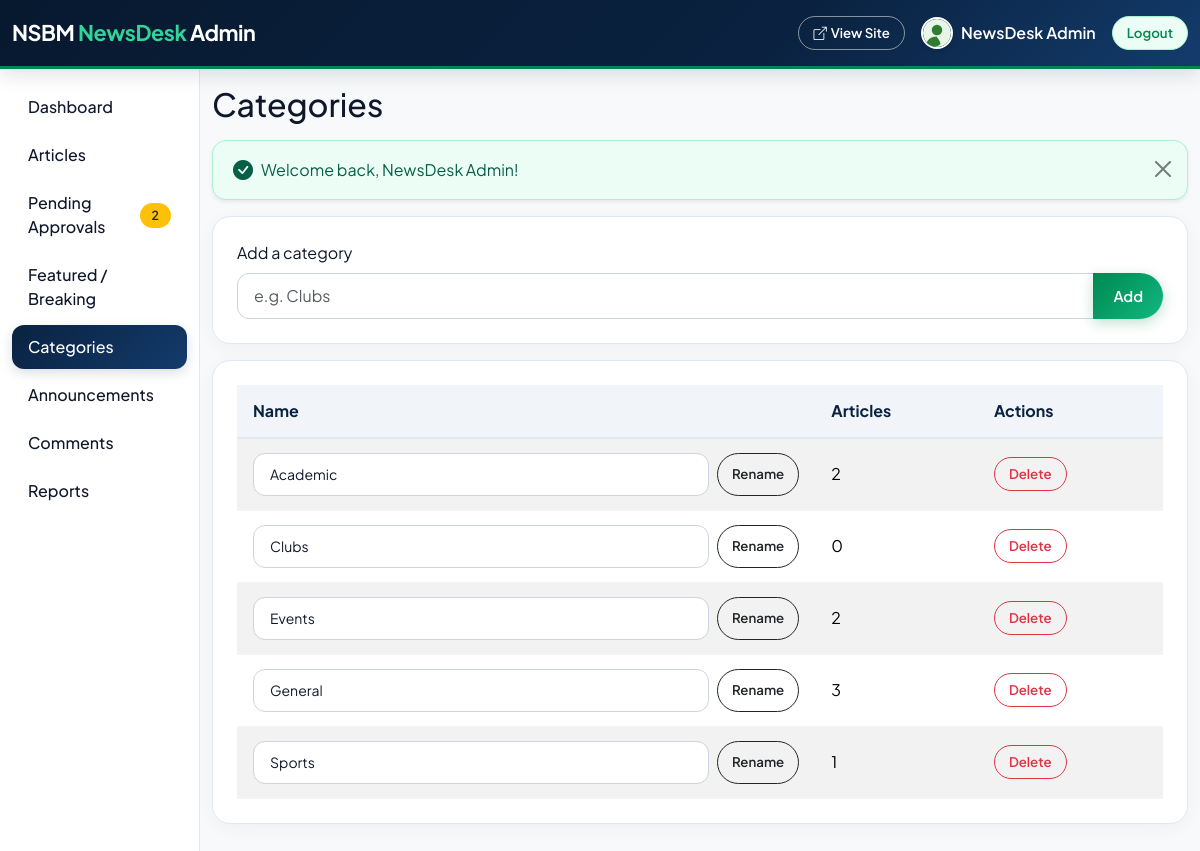
Screenshot of /admin/categories.php (signed in) with the database file from the repository.
### tables this page shows
CREATE TABLE categories (
  id   INT UNSIGNED AUTO_INCREMENT PRIMARY KEY,
  name VARCHAR(60) NOT NULL UNIQUE
);

### includes/auth.php (called while the page is built, shortened)
<?php
function e($text) {
    return htmlspecialchars((string)$text, ENT_QUOTES, 'UTF-8');
}

### admin/categories.php (the view, shortened to what this page needs)
<?php
require_once __DIR__ . '/../includes/auth.php';
require_once __DIR__ . '/../includes/admin_header.php';
require_once __DIR__ . '/../includes/admin_navbar.php';
$rows = $pdo->query('SELECT c.id, c.name, COUNT(a.id) AS total FROM categories c
                     LEFT JOIN articles a ON a.category_id = c.id
                     GROUP BY c.id, c.name ORDER BY c.name')->fetchAll();
?>
<form method="post" class="box mb-3">
  <label class="form-label" for="newcat">Add a category</label>
  <div class="input-group">
    <input class="form-control" id="newcat" name="name" required minlength="3" maxlength="60" placeholder="e.g. Clubs">
    <button class="btn btn-green">Add</button>
  </div>
</form>
<div class="box table-responsive">
  <table class="table table-striped align-middle mb-0">
    <thead class="table-success">
      <tr><th>Name</th><th>Articles</th><th>Actions</th></tr>
    </thead>
    <tbody>
      <?php foreach ($rows as $r): ?>
        <tr>
          <td>
            <form method="post" class="d-flex gap-2">
              <input class="form-control form-control-sm" name="name" value="<?= e($r['name']) ?>" required minlength="3" maxlength="60">
              <button class="btn btn-sm btn-outline-dark">Rename</button>
            </form>
          </td>
          <td><?= (int)$r['total'] ?></td>
          <td>
            <form method="post" onsubmit="return confirm('Delete this category?');">
              <button class="btn btn-sm btn-outline-danger">Delete</button>
            </form>
          </td>
        </tr>
      <?php endforeach; ?>
    </tbody>
  </table>
</div>
<?php require __DIR__ . '/../includes/admin_footer.php'; ?>

### assests/css/style.css (style rules this page uses)
:root { --nsbm-navy: #0a2240; --nsbm-navy-dark: #07192f; --nsbm-navy-light: #133b6b; --nsbm-blue-accent: #2563eb; --green: #008751; --dark-green: #006b40; --light-green: #10b981; --green-mint: #34d399; --green-subtle: #ecfdf5; --bg-page: #f8fafc; --card-bg: #ffffff; --border-color: #e2e8f0; --text-main: #0f172a; --text-muted: #64748b; --bs-success: #008751; --bs-success-rgb: 0, 135, 81; --bs-primary: #0a2240; --bs-primary-rgb: 10, 34, 64; }
body { font-family: 'Plus Jakarta Sans', system-ui, -apple-system, BlinkMacSystemFont, "Segoe UI", Roboto, sans-serif; background-color: var(--bg-page); color: var(--text-main); -webkit-font-smoothing: antialiased; }
.btn { border-radius: 50px; font-weight: 600; padding: 8px 20px; font-size: 0.92rem; transition: all 0.25s cubic-bezier(0.16, 1, 0.3, 1); }
.btn-sm { padding: 6px 14px; font-size: 0.83rem; }
.btn-green { background: linear-gradient(135deg, var(--green) 0%, var(--light-green) 100%); color: #ffffff; border: none; box-shadow: 0 4px 14px rgba(0, 135, 81, 0.25); }
.box { background-color: var(--card-bg); border: 1px solid var(--border-color); border-radius: 18px; padding: 24px; box-shadow: 0 4px 20px rgba(10, 34, 64, 0.04); transition: all 0.3s ease; }
.form-control, .form-select { border-radius: 12px; border: 1.5px solid #cbd5e1; padding: 10px 16px; color: var(--text-main); transition: border-color 0.2s, box-shadow 0.2s; }
.table { background-color: var(--card-bg); border-collapse: separate; border-spacing: 0; }
.table thead th { background-color: #f1f5f9; color: var(--nsbm-navy); font-weight: 700; border-bottom: 2px solid var(--border-color); padding: 14px 16px; }
.table tbody td { padding: 14px 16px; border-bottom: 1px solid #f1f5f9; vertical-align: middle; }

### rows the page displays
categories: name "Academic", total "2"
categories: name "Clubs", total "0"
categories: name "Events", total "2"
categories: name "General", total "3"
categories: name "Sports", total "1"

### other values shown
user()['name'] "NewsDesk Admin"
$link[1] "Dashboard"
$link[1] "Articles"
$link[1] "Pending Approvals"
$pendingCount "2"
$link[1] "Featured / Breaking"
$link[1] "Categories"
$link[1] "Announcements"
$link[1] "Comments"
$link[1] "Reports"
$adminTitle "Categories"
$f[1] "Welcome back, NewsDesk Admin!"
